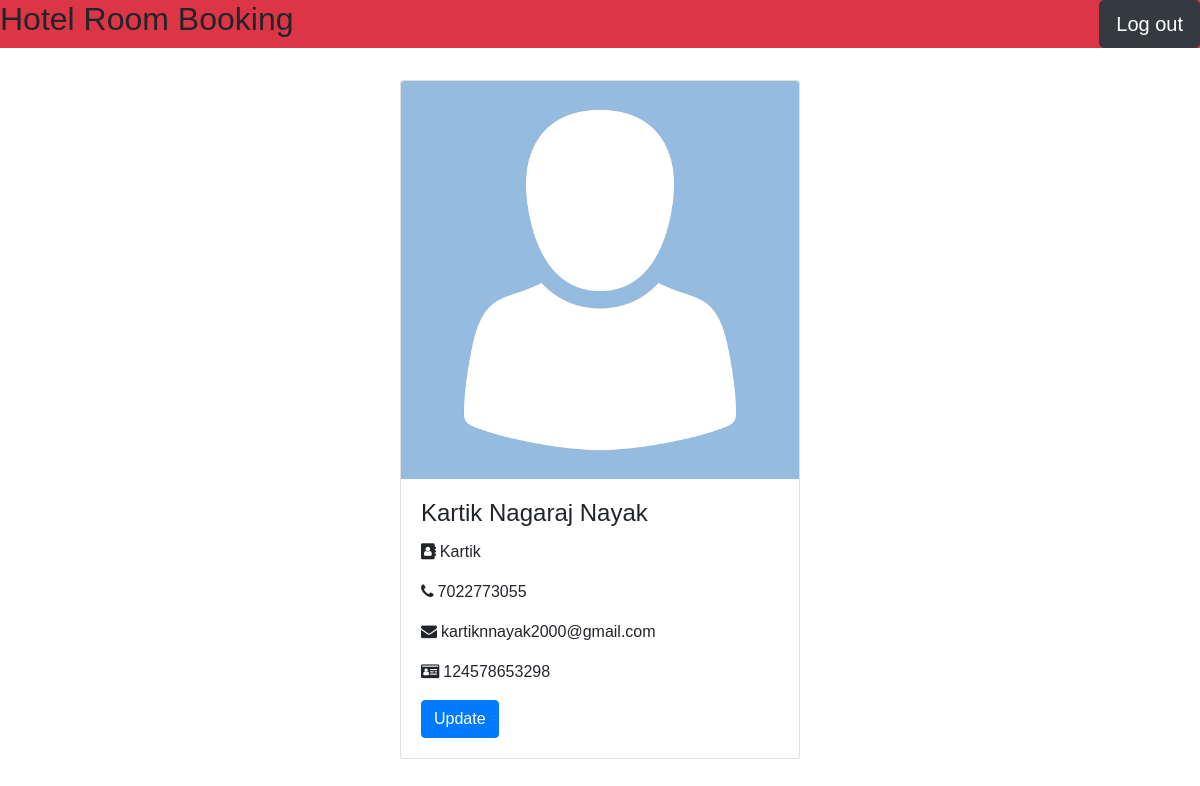
The app's page /profile (signed in) with its own data.
### tables this page shows
CREATE TABLE CUSTOMER (
	c_id VARCHAR(20) PRIMARY KEY,
	password VARCHAR(70) NOT NULL,
	name TEXT NOT NULL,
	phone CHARACTER(10),
	email TEXT,
	aadhar_no CHARACTER(12) NOT NULL UNIQUE
);

### routes.py (the view)
@app.route('/profile', methods=['GET','POST'])
def profile():
    if not check_login():
        return redirect(url_for('.home'))
    con = sqlite3.connect(DATABASE)
    con.row_factory = sqlite3.Row
    cur = con.cursor()
    cur.execute('SELECT password, phone, aadhar_no FROM CUSTOMER WHERE c_id="%s";'%(session['c_id']))
    profile = cur.fetchone()
    con.close()
    profileform = profileForm()
    if request.method == 'POST':
        if profileform.validate_on_submit():
            if check_password_hash(profile['password'], profileform.oldpassword.data):
                print('')
            else:
                flash("old password didnt match")
    return render_template('profile.html', profile = profile, profileform=profileform)

### routes.py (called while the page is built)
def check_login():
    if session.get('logged_in') != True:
        flash('Please Login')
        return False
    else:
        return True

### templates/profile.html (shortened to what this page needs)
{% extends 'base.html' %}
{% block main %}
<div class="container ">
  <div class="card mx-auto" style="width:400px">
    <img class="card-img-top w-100" src="{{ url_for('static',filename='image.jpg') }}">
    <div class="card-body">
      <h4 class="card-title" id="name">{{session['name']}}</h4>
      <p id="cid" class="card-text"><i class="fa fa-address-book mr-1" aria-hidden="true"></i>{{session['c_id']}}</p>
      <p id="phone" class="card-text"><i class="fa fa-phone mr-1" aria-hidden="true"></i>{{profile['phone']}}</p>
      <p id="email" class="card-text"><i class="fa fa-envelope mr-1" aria-hidden="true"></i>{{session['email']}}</p>
      <p id="aadhar" class="card-text"><i class="fa fa-id-card mr-1" aria-hidden="true"></i>{{profile['aadhar_no']}}</p>
      <a href="#" class="btn btn-primary" onclick="document.getElementById('id02').style.display='block'">Update</a>
    </div>
  </div>
</div>
{% endblock %}

### records on screen
CUSTOMER: name "Kartik Nagaraj Nayak", c_id "Kartik", phone "7022773055", email "kartiknnayak2000@gmail.com", aadhar_no "124578653298"
